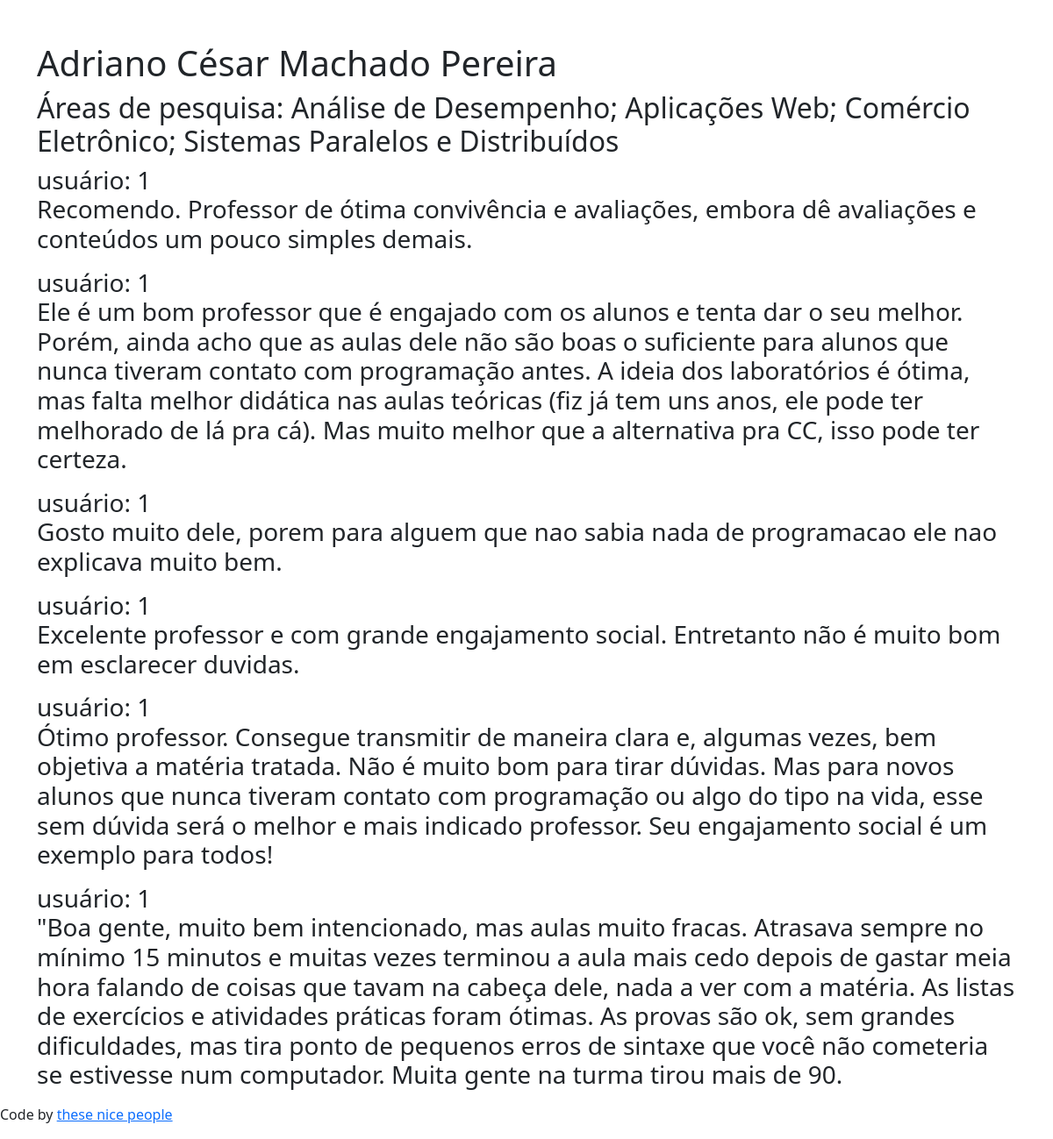
The page /adriano-cesar-machado-pereira/ on the database its author committed.
### planilhao/models.py (models this page shows, shortened)
class Professores(models.Model):
    id = models.IntegerField(primary_key=True)
    name = models.TextField(max_length=155)
    info = models.TextField(max_length=455, default="Nada")
    photo = models.ImageField(blank=True, null=True, upload_to = "photos/")
    slug = models.SlugField(max_length=255)
    class Meta:
        db_table = 'professores'
        ordering = ("name",)

class Comentarios(models.Model):
    id = models.IntegerField(primary_key=True)
    prof_id = models.ForeignKey(Professores, on_delete=models.CASCADE)
    comment = models.TextField(max_length=500)
    usuario = models.ForeignKey(settings.AUTH_USER_MODEL,on_delete=models.CASCADE,)
    criado = models.DateTimeField(auto_now_add=True)
    atualizado = models.DateTimeField(auto_now=True)
    class Meta:
        ordering = ("-atualizado",)
    class Meta:
        db_table = 'comentarios'

### planilhao/views.py (the view)
# urls.py: path("<slug:slug>/", views.detalhe_professor, name="detail"),
def detalhe_professor(request, slug):
    data = Professores.objects.get(slug=slug)
    data2 = Comentarios.objects.all()
    return render(request, "detalhe_professor.html", {"prof":data, "coment":data2})

### template/detalhe_professor.html
{% extends 'base.html' %}
{% block content %}
<div class="container pt-5">
    <h1>{{prof.name}}</h1>
    <h2>{{prof.info}}</h2>
    <h3>
        {% for x in coment %}
            {% if x.prof_id_id == prof.id %}
                usuário: {{x.usuario_id}}
                {{x.comment|linebreaks}}
            {% endif %}
        {% endfor %}
    </h3>
</div>
{% endblock content %}

### rows shown on the page
Professores: name "Adriano César Machado Pereira", info "Áreas de pesquisa: Análise de Desempenho; Aplicações Web; Comércio Eletrônico; Sistemas Paralelos e Distribuídos"
Comentarios: usuario_id "1", comment "Recomendo. Professor de ótima convivência e avaliações, embora dê avaliações e conteúdos um pouco simples demais."
Comentarios: usuario_id "1", comment "Ele é um bom professor que é engajado com os alunos e tenta dar o seu melhor. Porém, ainda acho que as aulas dele não são boas o suficiente para alunos que nunca tiveram contato com programação antes. A ideia dos laboratórios é ótima, mas falta melhor didática nas aulas teóricas (fiz já tem uns anos, ele pode ter melhorado de lá pra cá). Mas muito melhor que a alternativa pra CC, isso pode ter certeza."
Comentarios: usuario_id "1", comment "Gosto muito dele, porem para alguem que nao sabia nada de programacao ele nao explicava muito bem."
Comentarios: usuario_id "1", comment "Excelente professor e com grande engajamento social. Entretanto não é muito bom em esclarecer duvidas."
Comentarios: usuario_id "1", comment "Ótimo professor. Consegue transmitir de maneira clara e, algumas vezes, bem objetiva a matéria tratada. Não é muito bom para tirar dúvidas. Mas para novos alunos que nunca tiveram contato com programação ou algo do tipo na vida, esse sem dúvida será o melhor e mais indicado professor. Seu engajamento social é um exemplo para todos!"
Comentarios: usuario_id "1", comment "\"Boa gente, muito bem intencionado, mas aulas muito fracas. Atrasava sempre no mínimo 15 minutos e muitas vezes terminou a aula mais cedo depois de gastar meia hora falando de coisas que tavam na cabeça dele, nada a ver com a matéria. As listas de exercícios e atividades práticas foram ótimas. As provas são ok, sem grandes dificuldades, mas tira ponto de pequenos erros de sintaxe que você não cometeria se estivesse num computador. Muita gente na turma tirou mais de 90."
